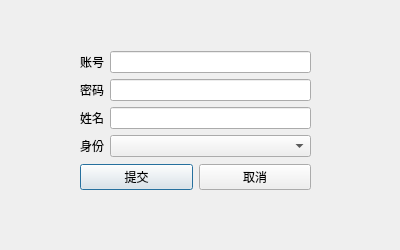
<?xml version="1.0" encoding="UTF-8"?>
<ui version="4.0">
 <class>reg</class>
 <widget class="QDialog" name="reg">
  <property name="geometry">
   <rect>
    <x>0</x>
    <y>0</y>
    <width>400</width>
    <height>250</height>
   </rect>
  </property>
  <property name="windowTitle">
   <string>Dialog</string>
  </property>
  <widget class="QWidget" name="">
   <property name="geometry">
    <rect>
     <x>80</x>
     <y>50</y>
     <width>231</width>
     <height>141</height>
    </rect>
   </property>
   <layout class="QVBoxLayout" name="verticalLayout_3">
    <item>
     <layout class="QHBoxLayout" name="horizontalLayout">
      <item>
       <layout class="QVBoxLayout" name="verticalLayout">
        <item>
         <widget class="QLabel" name="label">
          <property name="text">
           <string>账号</string>
          </property>
         </widget>
        </item>
        <item>
         <widget class="QLabel" name="label_2">
          <property name="text">
           <string>密码</string>
          </property>
         </widget>
        </item>
        <item>
         <widget class="QLabel" name="label_3">
          <property name="text">
           <string>姓名</string>
          </property>
         </widget>
        </item>
        <item>
         <widget class="QLabel" name="label_4">
          <property name="text">
           <string>身份</string>
          </property>
         </widget>
        </item>
       </layout>
      </item>
      <item>
       <layout class="QVBoxLayout" name="verticalLayout_2">
        <item>
         <widget class="QLineEdit" name="account"/>
        </item>
        <item>
         <widget class="QLineEdit" name="password"/>
        </item>
        <item>
         <widget class="QLineEdit" name="name"/>
        </item>
        <item>
         <widget class="QComboBox" name="id"/>
        </item>
       </layout>
      </item>
     </layout>
    </item>
    <item>
     <layout class="QHBoxLayout" name="horizontalLayout_2">
      <item>
       <widget class="QPushButton" name="submit">
        <property name="text">
         <string>提交</string>
        </property>
       </widget>
      </item>
      <item>
       <widget class="QPushButton" name="cancel">
        <property name="text">
         <string>取消</string>
        </property>
       </widget>
      </item>
     </layout>
    </item>
   </layout>
  </widget>
 </widget>
 <resources/>
 <connections/>
</ui>
